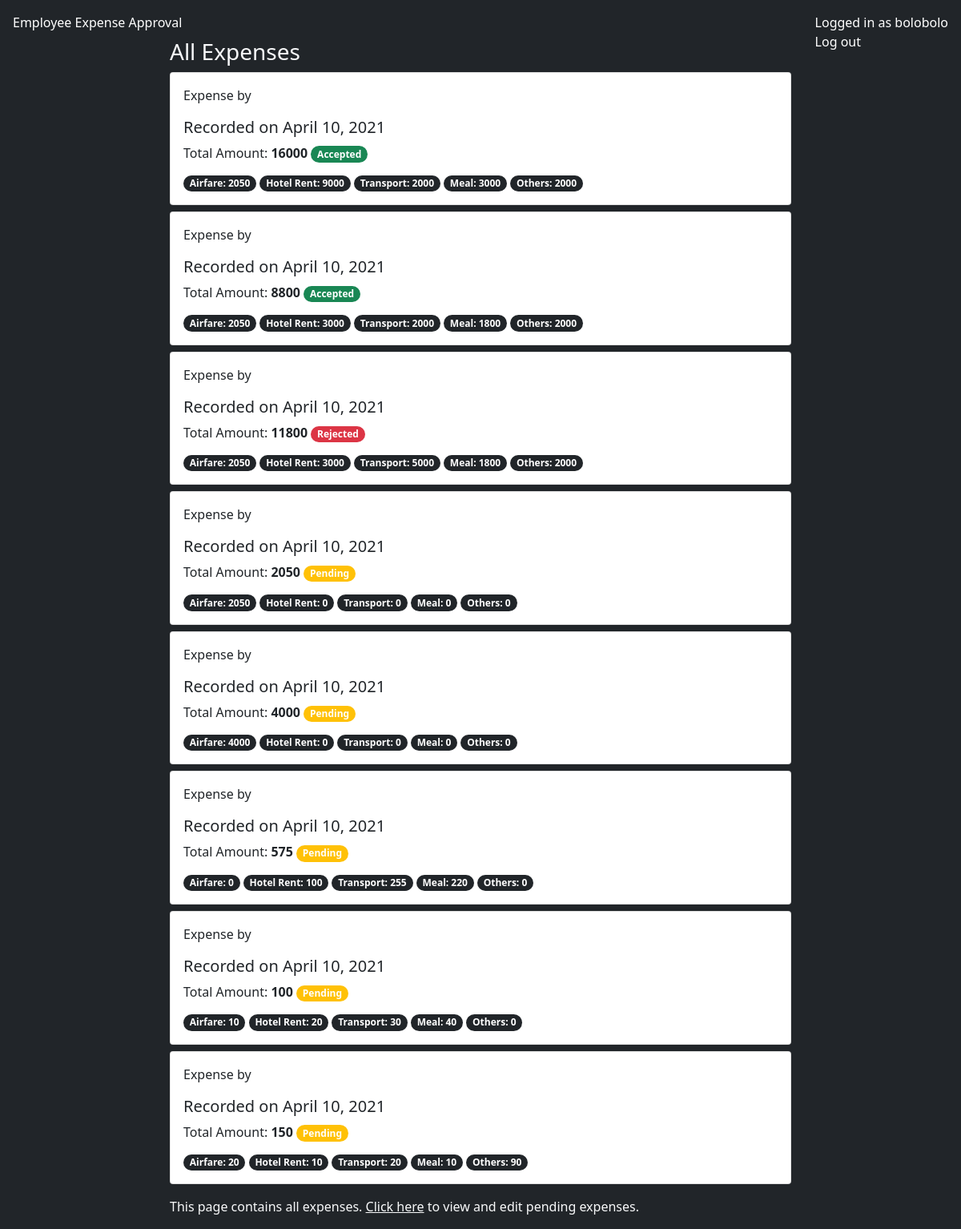
/all-expenses/2 (signed in), run on an earlier commit of the app's database.
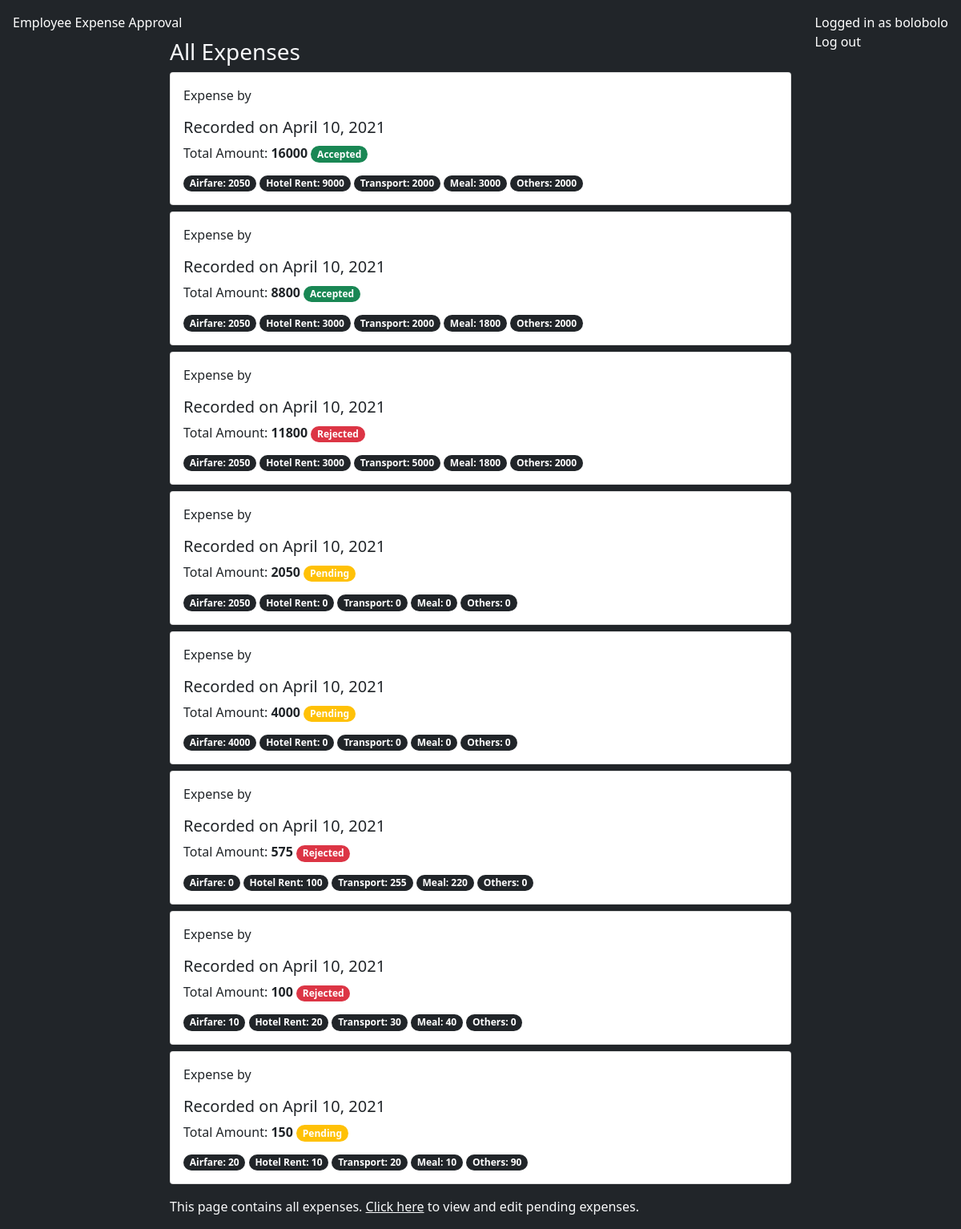
And on a later commit of the database.
### budget/models.py (models this page shows, shortened)
class Expenses(models.Model):
    employee = models.ForeignKey(User,models.CASCADE)
    date = models.DateTimeField(auto_now=True)
    travel_date = models.DateField(default=now)
    airfare = models.IntegerField(null=True, blank=True)
    hotel_rent = models.IntegerField(null=True, blank=True)
    transport = models.IntegerField(null=True, blank=True)
    meal = models.IntegerField(null=True, blank=True)
    others = models.IntegerField(default=0)
    remarks = models.TextField(null=True, blank=True)
    form_status_head = models.BooleanField(default=None, null=True, blank=True)
    form_status_payment = models.BooleanField(default=None, null=True, blank=True)
    total_amount = models.IntegerField(null=True, blank=True)
    department = models.ForeignKey(Department, on_delete=models.SET_NULL, blank=True, null=True)
    def form_status(self):
        if self.form_status_head is True and self.form_status_payment is True:
            return True
        elif self.form_status_head is False or self.form_status_payment is False:
            return False
        elif self.form_status_head is None or self.form_status_payment is None:
            return None
        else:
            return False

### budget/views.py (the view)
# urls.py: path('all-expenses/<id>', allExpensesView, name='allExpensesView'),
@login_required
def allExpensesView(request, id):
    department = Department.objects.get(id=id)
    profile = Profile.objects.get(user=request.user)
    if profile.head and profile.department == department:
        expenses = Expenses.objects.filter(department=department)
        context = {
            'expenses': expenses,
            'department': department,
        }
        return render(request, 'expense_requests/all.html', context)
    else:
        return HttpResponse("<h1>You need to be this department's head to access this view. <a href='/expense'>Go to expense page</a></h1>")

### templates/expense_requests/all.html
{% extends 'base.html' %}
{% block content %}
    <h3 class="text-light mt-5">All Expenses</h3>
    {% for expense in expenses %}
    <div class="card p-3 mt-2">
        <p>
            Expense by {{expense.employee.email}}
        </p>
        <h5>
            Recorded on {{expense.date|date}}
        </h5>
        <p style="margin: 0;">
            Total Amount:
            <b>{{expense.total_amount }}</b>
            {% if expense.form_status == None %}
            <span class="badge bg-warning" style="border-radius: 20px;">Pending</span>
            {% elif expense.form_status %}
            <span class="badge bg-success" style="border-radius: 20px;">Accepted</span>
            {% elif not expense.form_status %}
            <span class="badge bg-danger" style="border-radius: 20px;">Rejected</span>
            {% endif %}
            <br>
            <span class="badge bg-dark mt-3" style="border-radius: 20px;">Airfare: {{expense.airfare }}</span>
            <span class="badge bg-dark mt-3" style="border-radius: 20px;">Hotel Rent: {{expense.hotel_rent }}</span>
            <span class="badge bg-dark" style="border-radius: 20px;">Transport: {{expense.transport }}</span>
            <span class="badge bg-dark" style="border-radius: 20px;">Meal: {{expense.meal }}</span>
            <span class="badge bg-dark" style="border-radius: 20px;">Others: {{expense.others }}</span>
        </p>
    </div>
    {% endfor %}
    <p class="mt-3 text-light">
        This page contains all expenses.
        <a href="{% url 'expenseApprovalView' department.id %}" class="text-light">Click here</a>
        to view and edit pending expenses.
    </p>
{% endblock %}

What changed in the data, as far as the page shows it:
changed Expenses (number 6 of 8 on the later page): form_status_head "Pending" → "Rejected"
changed Expenses (number 7 of 8 on the later page): form_status_head "Pending" → "Rejected"
